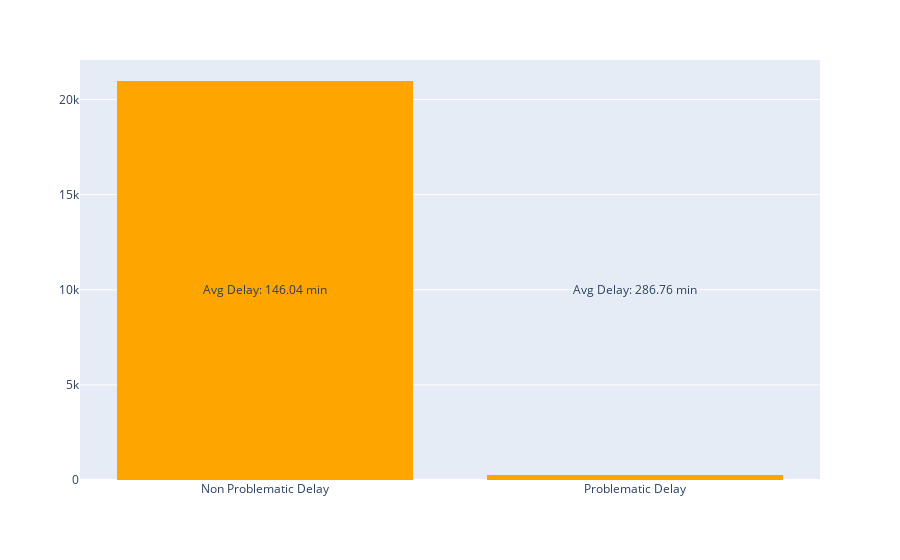

Source (notebook cell):
### Code cell
fig = px.histogram(delay_impact, x="problematic_delay", color_discrete_sequence=["#FFA500"],
                )

fig.update_xaxes(
    categoryorder='array',
    categoryarray=["Problematic", "Non-Problematic"]
)
fig.add_annotation(x=3, y=10000,text=f"Avg Delay: {average_problematic_delay:.2f} min",showarrow=False)
fig.add_annotation(x=2, y=10000,text=f"Avg Delay: {average_non_problematic_delay:.2f} min",showarrow=False)
fig.update_layout(
    xaxis=dict(
        tickmode='array',
        tickvals=[True, False],
        ticktext=["Problematic Delay", "Non Problematic Delay"]
    ),
    xaxis_title="",
    yaxis_title="",
    showlegend=False
)

fig.show()

### Figure 1 — Plotly figure (JSON) as saved in the notebook; plotly's stock layout.template omitted (floating-point values rounded to 4 significant figures; data arrays with more than 128 entries replaced by an {"elided": "..."} marker saying what was removed)
{"data": [{"alignmentgroup": "True", "bingroup": "x", "hovertemplate": "problematic_delay=%{x}<br>count=%{y}<extra></extra>", "legendgroup": "", "marker": {"color": "#FFA500", "pattern": {"shape": ""}}, "name": "", "offsetgroup": "", "orientation": "v", "showlegend": false, "type": "histogram", "x": {"elided": "21240 bool values"}, "xaxis": "x", "yaxis": "y"}], "layout": {"annotations": [{"showarrow": false, "text": "Avg Delay: 286.76 min", "x": 3, "y": 10000}, {"showarrow": false, "text": "Avg Delay: 146.04 min", "x": 2, "y": 10000}], "barmode": "relative", "legend": {"tracegroupgap": 0}, "margin": {"t": 60}, "showlegend": false, "xaxis": {"anchor": "y", "categoryarray": ["Problematic", "Non-Problematic"], "categoryorder": "array", "domain": [0, 1], "tickmode": "array", "ticktext": ["Problematic Delay", "Non Problematic Delay"], "tickvals": [true, false], "title": {"text": ""}}, "yaxis": {"anchor": "x", "domain": [0, 1], "title": {"text": ""}}}}
